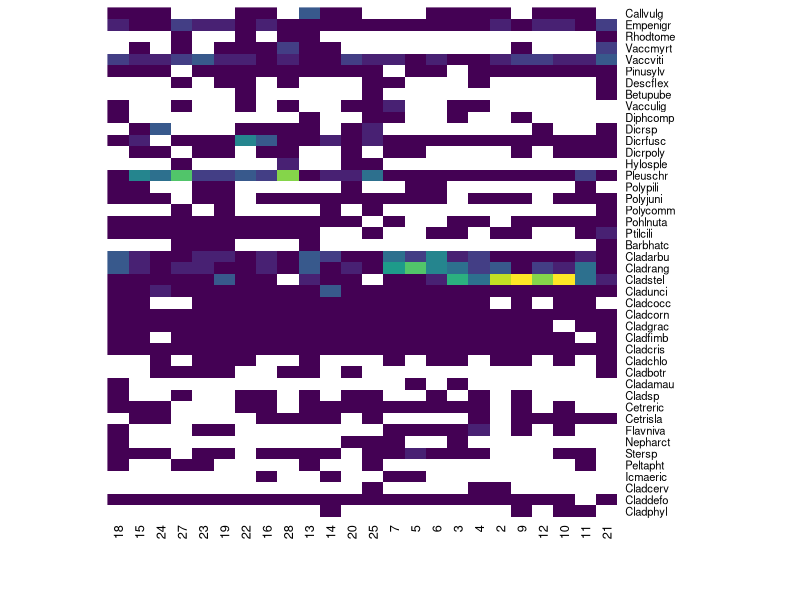
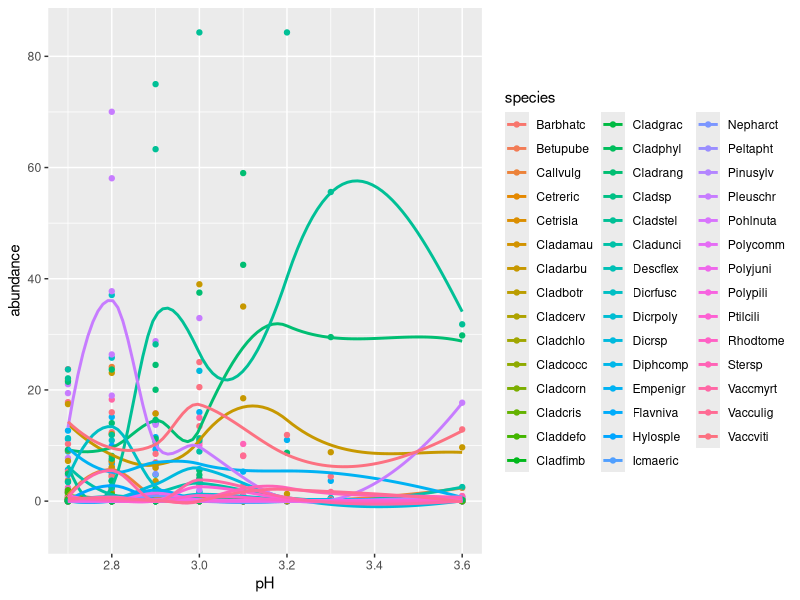
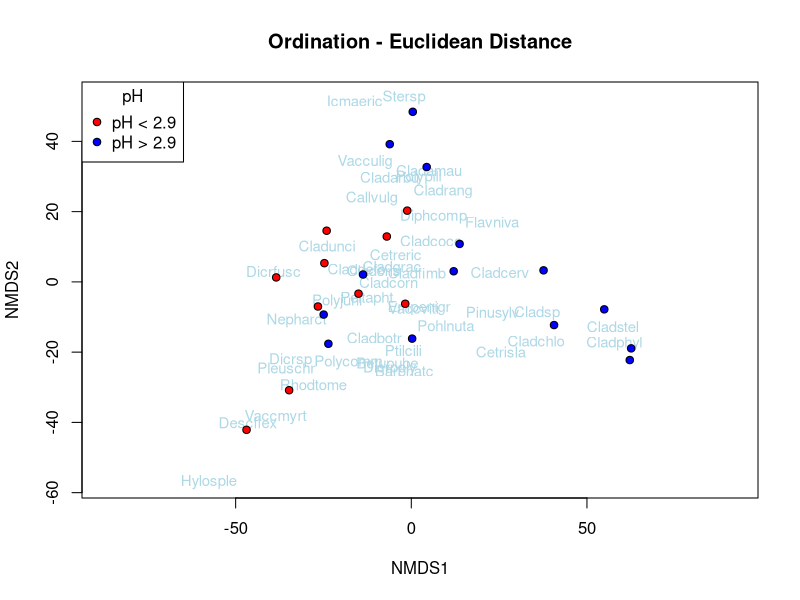
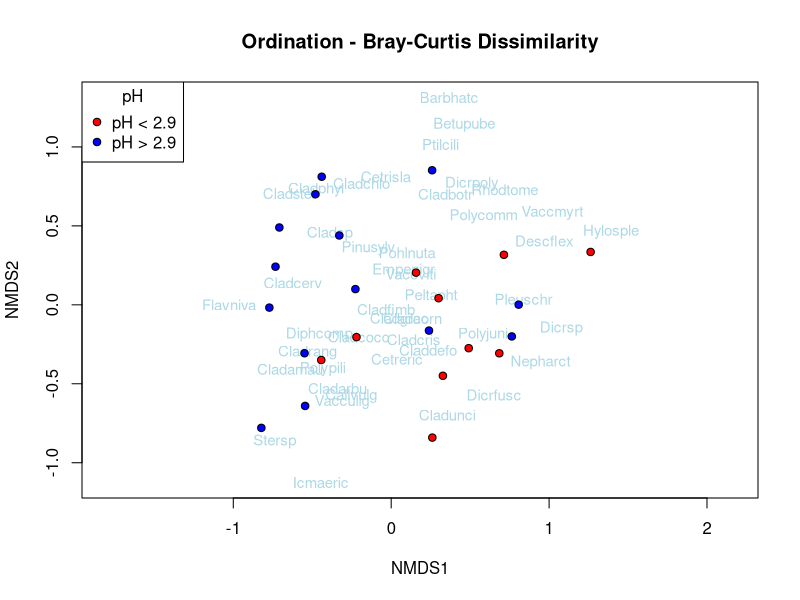
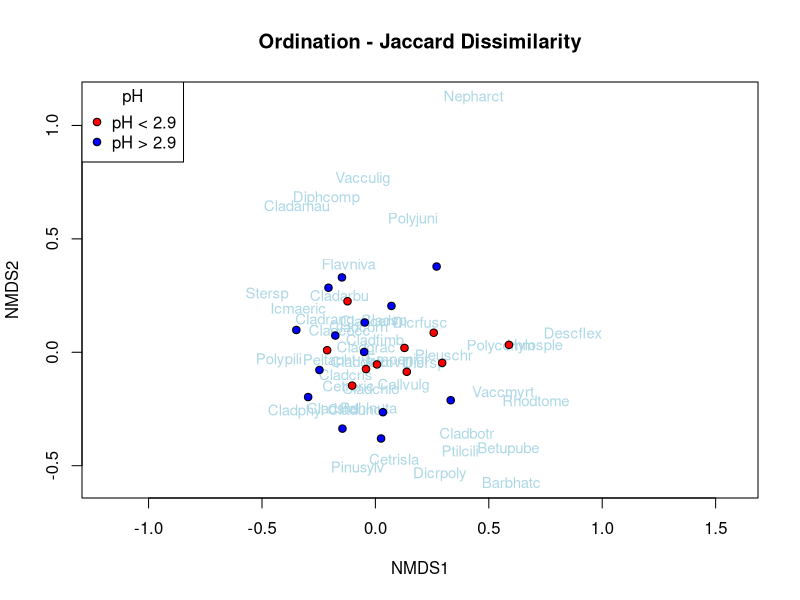
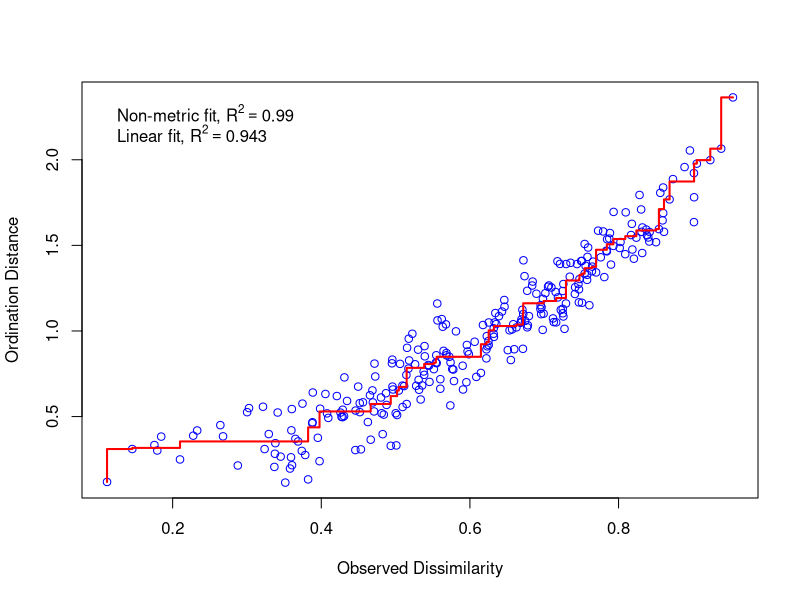
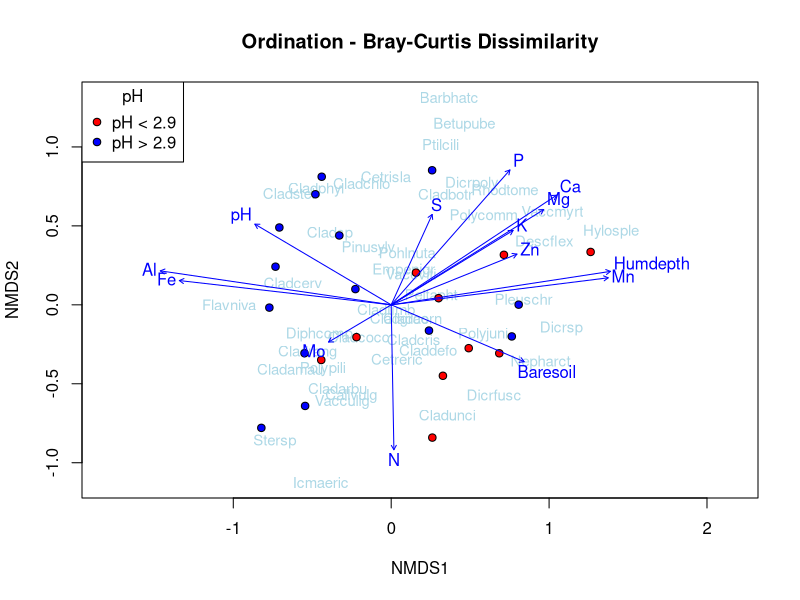
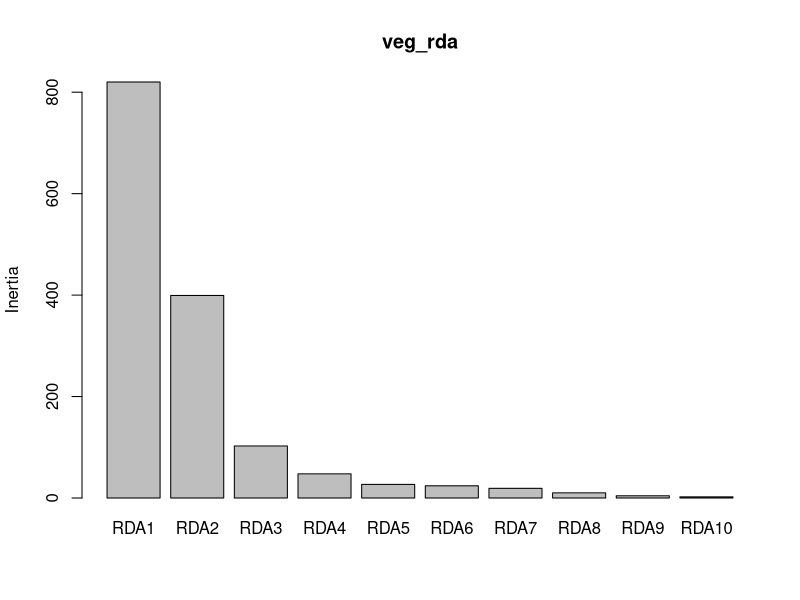

Recreate these plots in R, in order.
## ---- chunk 1
library(vegan); library(tidyverse); library(viridis)

data("varespec") # Community data
data("varechem") # Environmental data
       
veg_comm <- varespec
veg_envt <- varechem

head(veg_comm)
head(veg_envt)
## ---- chunk 2
vegan::tabasco(veg_comm, col = viridis(12, direction = -1))
## ---- chunk 3
coeno_plot <- function(chosen_var){
  
  var_to_plot <- veg_envt %>% select(chosen_var)
  
  cbind(veg_comm, var_to_plot) %>%
    gather(key = "species", value = "abundance", -chosen_var) %>%
    ggplot(aes(x = !! sym(chosen_var),
               y = abundance, 
               color = species)) +
    geom_point() +
    stat_smooth(se = FALSE, alpha = .5, method = "loess") +
    ylim(-5, max(veg_comm))
}
## ---- chunk 4
names(veg_envt)
coeno_plot("pH")
## ---- chunk 5
# 2 Example ecological communities
com1 <- data.frame(spA = 25, spB = 50, spC = 10, spD = 0, spE = 0, spF = 0, spG = 0, spH = 0, row.names = "Com 1")
com2 <- data.frame(spA = 12, spB = 25, spC = 5, spD = 1, spE = 2, spF = 1, spG = 1, spH = 1, row.names = "Com 2")
(com_sample <- rbind(com1, com2))

# Euclidean distance #
# Large differences due to relative abundances -- agnostic to species identity
vegdist(com_sample, method = "euclidean") 

# Bray-Curtis distance #
# Difference in abundance relative to total abundance of that species, bounded between 0 and 1
vegdist(com_sample, method = "bray") 

# Jaccard (binary) distance #
# 3/8 species shared, bounded between 0 and 1
vegdist(com_sample, method = "jaccard", binary = TRUE) 
## ---- chunk 6
# Bray-curtis dissimilarity between samples
distmat <- vegan::vegdist(veg_comm, method = "bray")

# First 5 rows/columns
as.matrix(distmat)[1:5, 1:5]
## ---- chunk 7
colors <- c("red", "blue")
ph_group <- as.factor(if_else(veg_envt$pH < median(veg_envt$pH), "pH < 2.9",  "pH > 2.9"))
## ---- chunk 8
plot_nmds <- function(my_nmds, title){
  fig <- ordiplot(my_nmds, type = "none", main = title)
  text(fig, "species", col="lightblue", cex=0.9)
  points(fig, "sites", pch=21, bg = colors[as.numeric(ph_group)])
  with(veg_envt, legend("topleft", levels(ph_group), pch = 21,  pt.bg = colors,
  title = "pH"))
}

nmds.eucl <- metaMDS(veg_comm, distance = "euclidean", binary = FALSE, autotransform = FALSE, trace = FALSE)
plot_nmds(nmds.eucl, "Ordination - Euclidean Distance")

nmds.bray <- metaMDS(veg_comm, distance = "bray", binary = FALSE, autotransform = FALSE, trace = FALSE)
plot_nmds(nmds.bray, "Ordination - Bray-Curtis Dissimilarity")

nmds.jacc <- metaMDS(veg_comm, distance = "jaccard", binary = TRUE, autotransform = FALSE, trace = FALSE)
plot_nmds(nmds.jacc, "Ordination - Jaccard Dissimilarity")
## ---- chunk 9
# Stress value
nmds.bray$stress

# Visualization of stress
stressplot(nmds.bray)
## ---- chunk 10
# NMDS points -- X and Y coordinates of the observed community samples
head(nmds.bray$points)

# NMDS species -- the relationships between species loadings and the ordination figure 
head(nmds.bray$species)
## ---- chunk 11
# Environmental Vectors -- projecting environmental variables on an existing NMDS object
env_vec <- envfit(nmds.bray, veg_envt)
env_vec

# Adding to previous plot
plot_nmds(nmds.bray, "Ordination - Bray-Curtis Dissimilarity")
plot(env_vec)
## ---- chunk 12
veg_rda <- vegan::rda(veg_comm ~ ., data = veg_envt)
summary(veg_rda)
## ---- chunk 13
anova(veg_rda)
## ---- chunk 14
veg_rda$CCA$eig
screeplot(veg_rda)
## ---- chunk 15
veg_rda$CA$eig
## ---- chunk 16
head(predict(veg_rda)[,1:5])
## ---- chunk 17
ordiplot(veg_rda)
## ---- chunk 18
vif.cca(veg_rda)
## ---- chunk 19
step_mod <- ordistep(veg_rda, trace = FALSE)
summary(step_mod)
## ---- chunk 20
plot(step_mod)
screeplot(step_mod)
## ---- chunk 21
var_comp <- data.frame(inertcomp(veg_rda))
var_comp$frac <- var_comp$CCA / (var_comp$CCA + var_comp$CA)
var_comp$MeanCover <- colMeans(veg_comm)
var_comp <- var_comp[order(var_comp$MeanCover, decreasing = TRUE),]
var_comp
